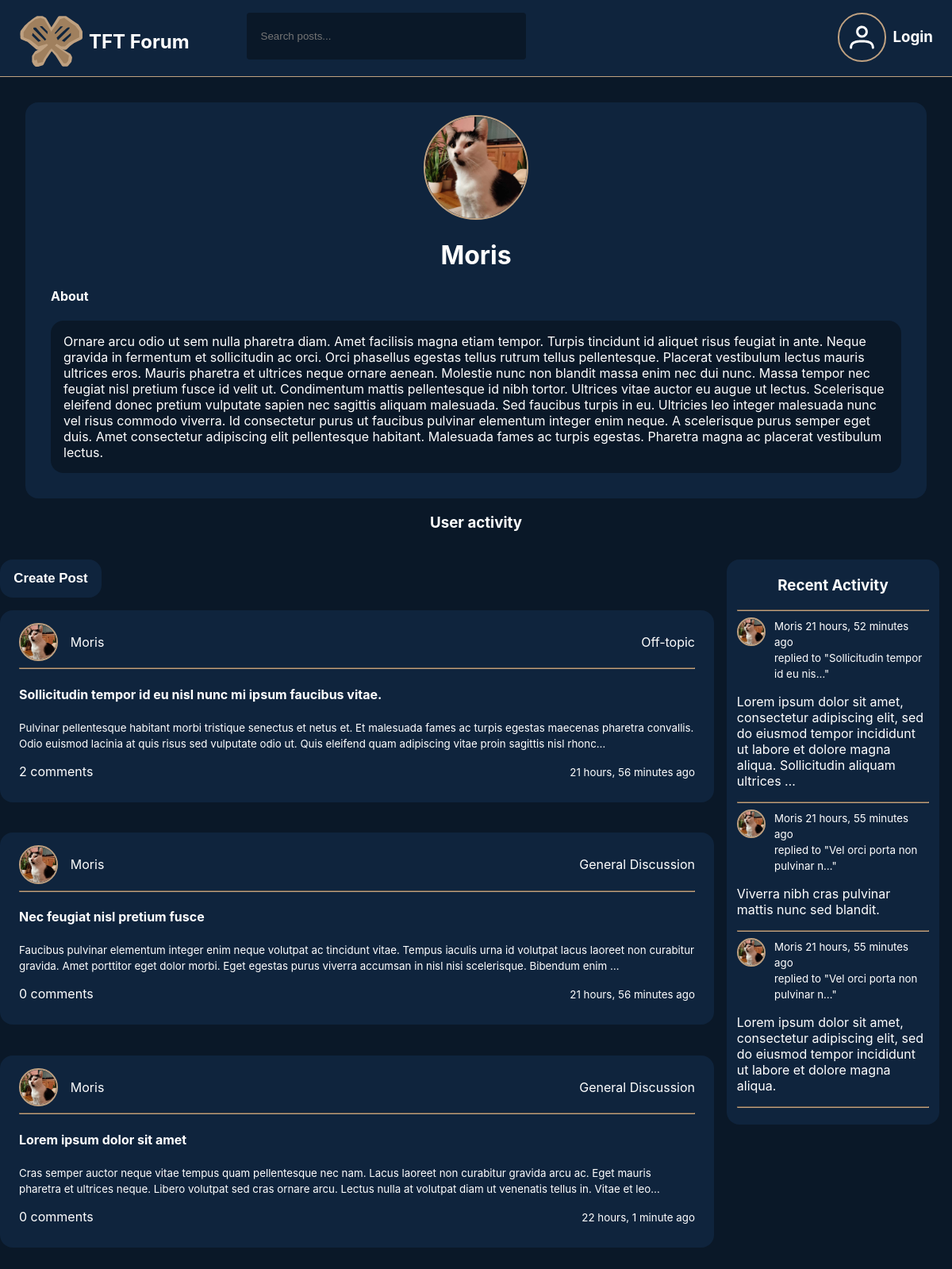
Screenshot of /profile/3/ with the database file from the repository.
### main/models.py (models this page shows, shortened)
class User(AbstractUser):
    email = models.EmailField(_('Email Address'), max_length=50, unique=True)
    email_is_verified = models.BooleanField(default=False)
    bio = models.TextField(null=True)
    avatar = models.ImageField(null=True, default='acc.svg')
    USERNAME_FIELD = 'email'
    REQUIRED_FIELDS = []
    objects = CustomUserManager()

class Post(models.Model):
    created_by = models.ForeignKey(User, on_delete=models.SET_NULL, null=True)
    topic = models.ForeignKey(Topic, on_delete=models.SET_NULL, null=True)
    name = models.CharField(max_length=200)
    description = models.TextField(null=True, blank=True)
    updated = models.DateTimeField(auto_now=True)
    created = models.DateTimeField(auto_now_add=True)
    class Meta:
        ordering = ['-updated', '-created']
    def __str__(self):
        return self.name

class Topic(models.Model):
    name = models.CharField(max_length=200)

class Comment(models.Model):
    user = models.ForeignKey(User, on_delete=models.CASCADE)
    post = models.ForeignKey(Post, on_delete=models.CASCADE)
    body = models.TextField()
    updated = models.DateTimeField(auto_now=True)
    created = models.DateTimeField(auto_now_add=True)
    class Meta:
        ordering = ['-updated', '-created']

### main/views.py (the view)
# urls.py: path('profile/<str:pk>/', views.userProfile, name="user-profile"),
def userProfile(request, pk):
    user = User.objects.get(id=pk)
    posts = user.post_set.all()
    post_comments = user.comment_set.all()
    topics = Topic.objects.all()
    context = {'user':user, 'posts': posts, 'post_comments': post_comments, 'topics':topics}
    return render(request, 'main/profile.html', context)

### main/templates/main/profile.html (shortened to what this page needs)
{% extends 'main.html' %}
{% block content %}
<div class="post-text">
    <div class="container-center">
        <span class="avatar avatar_big">
            <img src="{{user.avatar.url}}"/>
        </span>
        <h1>{{user.username}}</h1>
    </div>
    <h4>About</h4>
    <div class="about">
        {{user.bio}}
    </div>
</div>
<h3>User activity</h3>
<div class="profile-container">
    <div class="second">
       {% include 'main/feed_component.html' %}
    </div>
    <div>
        {% include 'main/activity_component.html' %}
    </div>
</div>
{% endblock content %}

### templates/main.html (shortened to what this page needs)
<!DOCTYPE html>
{% load static %}
<html lang="en">
<head>
    <link rel="stylesheet" href="{% static 'styles/style.css' %}" />
</head>
<body>
    {% include 'navbar.html' %}
    {% block content %}
    {% endblock %}
</body>
</html>

### templates/navbar.html
{% load static %}
<header class="header">
    <div class="container">
        <a href="/" class="logo">
            <img src="{% static 'images/Logo.svg' %}" alt="" />
            <h2>TFT Forum</h2>
        </a>
        <form method="GET" action="{% url 'home' %}" class="search">
            <label>
                <input type="text" name="q" placeholder="Search posts..."/>
            </label>
        </form>
        <nav class="menu">
            <div class="user">
                {% if request.user.is_authenticated %}
                    <a href="{% url 'user-profile' user.id%}">
                        <div class="avatar avatar_medium">
                            <img src="{{request.user.avatar.url}}" />
                        </div>
                    </a>
                    <a href="{% url 'logout' %}"><h3>Logout</h3></a>
                {% else %}
                    <div class="avatar">
                        <img src="{% static 'images/avatar.svg' %}"/>
                    </div>
                    <a href="{% url 'login' %}"><h3>Login</h3></a>
                {% endif %}
            </div>
        </nav>
    </div>
</header>

### main/templates/main/feed_component.html (shortened to what this page needs)
{% load static %}
<div class="post-header">
    <a href="{% url 'create-post' %}"><input type="submit" value="Create Post" /></a>
    {% for post in posts %}
    <div class="post-field">
        <div class="container">
            <span class="avatar avatar_small">
                <img src="{{post.created_by.avatar.url}}"
                height="30"/>
            </span>
            <a href="{% url 'user-profile' post.created_by.id %}">
                {{post.created_by.username}}
            </a>
            <span class="rr">
                {{post.topic.name}}
            </span>
        </div>
        <hr>
        <div class="post-content">
            <h4><a href="{% url 'post' post.id %}">{{post.name}}</a></h4>
            <small>{{ post.description|truncatechars:255 }}</small>
            <div>
                <span>
                    <a href="{% url 'post' post.id %}">{{post.comment_set.all.count}} comments</a>
                </span>
                <span class="right">
                    <small>{{post.created|timesince}} ago</small>
                </span>
            </div>
        </div>
    </div>
    {% endfor %}
</div>

### main/templates/main/activity_component.html
<div class="activity">
    <h3>Recent Activity</h3>
    <hr>
    {% for comment in post_comments %}
    <div class="container">
        <span class="avatar avatar_extrasmall">
            <img src="{{comment.user.avatar.url}}"/>
        </span>
        <div>
            <div>
            <small><a href="{% url 'user-profile' comment.user.id %}">{{comment.user.username}}</a>  {{comment.created|timesince}} ago</small>
            </div>
            <div><small>replied to "<a href="{% url 'post' comment.post.id %}">{{comment.post|truncatechars:30}}</a>"</small></div>
        </div>
    </div>
    <p><a href="{% url 'post' comment.post.id %}">{{comment.body|truncatechars:155}}</a></p>
    <hr>
    {% endfor %}
</div>

### static/styles/style.css (style rules this page uses)
body { background-color: #0A1828; margin: 0; font-family: 'Inter', sans-serif; color: white; }
h3 { text-align: center; }
a { color: white; text-decoration: none; }
hr { border-color: #BFA181; }
.right { float:right; }
.header { padding: 1.5rem; padding-bottom: 1rem; background-color: #0F243D; border-bottom: 1px solid #BFA181; margin-bottom: 2rem; height: 4rem; padding-top: 1rem; }
.header > .container { display: flex; gap: 4.5rem; }
.logo, .user { display: flex; gap: 0.5rem; align-items: center; }
.logo img { width: 5rem; height: 4.5rem; }
.search { display: block; }
.search > label { background-color: #0A1828; padding: 1.3rem 1rem; display: flex; align-items: center; gap: 1rem; border-radius: 4px; width: 20rem; }
.search input { width: 10rem; background: transparent; border: none; outline: none; color: white; }
.menu { margin-left: auto; position: relative; }
.menu img { height: 3.6rem; }
.avatar { position: relative; display: inline-block; }
.avatar img { display: block; border-radius: 50%; object-fit: cover; object-position: center; border: 2px solid #BFA181; }
.avatar.avatar_extrasmall img { width: 2rem; height: 2rem; }
.avatar.avatar_small img { width: 2.8rem; height: 2.8rem; }
.avatar.avatar_big img { width: 8rem; height: 8rem; }
.activity { background-color: #0F243D; margin: 1rem; padding: 0.8rem; padding-top: 0.2rem; border-radius: 1rem; }
.activity > .container { display: flex; gap: 0.7rem; }
.post-field { background-color: #0F243D; margin-bottom: 2.4rem; border-radius: 1rem; padding: 1.5rem; padding-top: 1rem; }
.post-header { margin-top: 1rem; }
.post-header input[type=submit] { margin-bottom: 1rem; color:white; width: 8rem; height: 3rem; background-color: #0F243D; font-weight: bold; border-radius: 1rem; border: none; font-size: 105%; }
.post-field > .container { display: flex; gap: 1rem; align-items: center; }
.rr { margin-left: auto; position: relative; }
.post-content { margin: 1rem 0; margin-bottom: 0.3rem; }
.post-text { background-color: #0F243D; padding: 2rem; padding-top: 1rem; margin: 1rem; margin-left: 2rem; margin-right: 2rem; border-radius: 1rem; }
.post-text > .container-center { gap: 1rem; align-items: center; text-align: center; }
.profile-container { display: grid; grid-template-columns: 3fr 1fr; }
.about { background-color: #0A1828; padding: 1rem; border-radius: 1rem; }

### rows the page displays
User: avatar (picture), username "Moris", bio "Ornare arcu odio ut sem nulla pharetra diam. Amet facilisis magna etiam tempor. Turpis tincidunt id aliquet risus feugiat in ante. Neque gravida in fermentum et sollicitudin ac orci. Orci phasellus egestas tellus rutrum tellus pellentesque. Placerat vestibulum lectus mauris ultrices eros. Mauris pharetra et ultrices neque ornare aenean. Molestie nunc non blandit massa enim nec dui nunc. Massa tempor nec feugiat nisl pretium fusce id velit ut. Condimentum mattis pellentesque id nibh tortor. Ultrices vitae auctor eu augue ut lectus. Scelerisque eleifend donec pretium vulputate sapien nec sagittis aliquam malesuada. Sed faucibus turpis in eu. Ultricies leo integer malesuada nunc vel risus…"
Post: created_by.avatar (picture), created_by.username "Moris", topic.name "Off-topic", name "Sollicitudin tempor id eu nisl nunc mi ipsum faucibus vitae.", description "Pulvinar pellentesque habitant morbi tristique senectus et netus et. Et malesuada fames ac turpis egestas maecenas pharetra convallis. Odio euismod lacinia at quis risus sed vulputate odio ut. Quis eleifend quam adipiscing vitae proin sagittis nisl rhonc…", comment_set.all.count "2", created "21 hours, 56 minutes"
Post: created_by.avatar (picture), created_by.username "Moris", topic.name "General Discussion", name "Nec feugiat nisl pretium fusce", description "Faucibus pulvinar elementum integer enim neque volutpat ac tincidunt vitae. Tempus iaculis urna id volutpat lacus laoreet non curabitur gravida. Amet porttitor eget dolor morbi. Eget egestas purus viverra accumsan in nisl nisi scelerisque. Bibendum enim …", comment_set.all.count "0", created "21 hours, 56 minutes"
Post: created_by.avatar (picture), created_by.username "Moris", topic.name "General Discussion", name "Lorem ipsum dolor sit amet", description "Cras semper auctor neque vitae tempus quam pellentesque nec nam. Lacus laoreet non curabitur gravida arcu ac. Eget mauris pharetra et ultrices neque. Libero volutpat sed cras ornare arcu. Lectus nulla at volutpat diam ut venenatis tellus in. Vitae et leo…", comment_set.all.count "0", created "22 hours, 1 minute"
Comment: user.avatar (picture), user.username "Moris", created "21 hours, 52 minutes", post "Sollicitudin tempor id eu nis…", body "Lorem ipsum dolor sit amet, consectetur adipiscing elit, sed do eiusmod tempor incididunt ut labore et dolore magna aliqua. Sollicitudin aliquam ultrices …"
Comment: user.avatar (picture), user.username "Moris", created "21 hours, 55 minutes", post "Vel orci porta non pulvinar n…", body "Viverra nibh cras pulvinar mattis nunc sed blandit."
Comment: user.avatar (picture), user.username "Moris", created "21 hours, 55 minutes", post "Vel orci porta non pulvinar n…", body "Lorem ipsum dolor sit amet, consectetur adipiscing elit, sed do eiusmod tempor incididunt ut labore et dolore magna aliqua."
